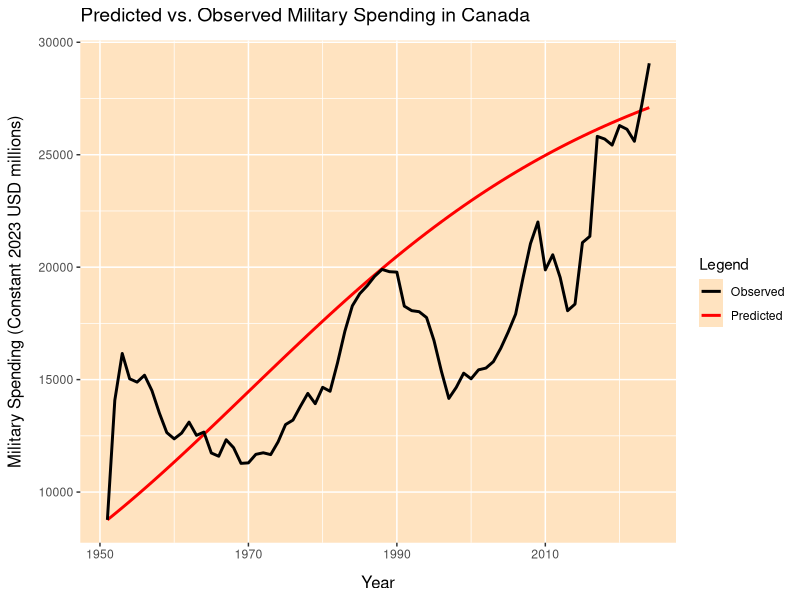
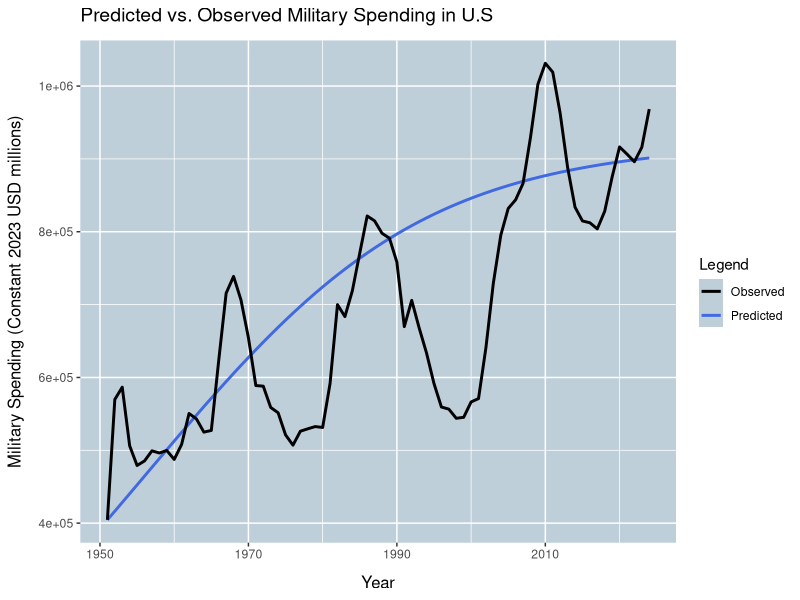

Here is the R script that generated these plots, in order:
#######
#Canada
#######

#import data
SIPRI<-read.table(file="SIPRI.txt",sep="\t",header=TRUE,stringsAsFactors=TRUE)

#enter observed values for military spending 
canada<-SIPRI$Canada
usa<-SIPRI$USA

#create a function to calculate the sum of squared errors for given a,c,e values
ss <- function(par = c(a,c,e)) {
  with(as.list(par), {
    t_vals <- seq(0, 74, by = 1) # all time periods (75 years total)
    C_vals <- rep(NA, length(t_vals)) # empty vector for prediction
    C_vals[1] <- 4324.4 # initial spending (in 1950)
    #using Euler's method to predict spending in t+1
    #C(t+1)≈C(t)+h*(dC/dt)
    #h=1 for one year increases, dC/dt = a*(1-(canada[i]/40000))*usa[i] - c*canada[i] + e
    for (i in 1:(length(C_vals) - 1)) {
      C_vals[i + 1] <- canada[i]+ a*(1-(canada[i]/40000))*usa[i] - c*canada[i] + e
    }
    res <- rep(NA, length(canada)) # create empty vector to store residuals 
    # calculate the square of each residual
    for (i in 1:length(res)) {
      res[i] <- (canada[i] - C_vals[i])^2
    }
    ss <- sum(res) # sum of all squared errors 
    return(ss) # return result as output
  })
}
# find a,c,e that minimizes the sum of squared errors 
fit <- optim(par = c(a = 0.5, c=0.5, e=1), fn = ss)

# Best fitted value of a,c,e
print(fit$par)
a_fit <- fit$par[1]
c_fit <- fit$par[2]
e_fit<- fit$par[3]


#######
#USA
#######
#create a function to calculate the sum of squared errors for given b,d,f values
ss <- function(par = c(b,d,f)) {
  with(as.list(par), {
    t_vals <- seq(0, 74, by = 1) # all time periods (75 years total)
    U_vals <- rep(NA, length(t_vals)) # empty vector for prediction
    U_vals[1] <- 189049 # initial spending (in 1950)
    #using Euler's method to predict spending in t+1
    #U(t+1)=U(t)+h*(dU/dt)
    #h=1 for one year increases, dU = b*(1-(usa[i]/1041000))*canada[i]-d*usa[i]+f
    for (i in 1:(length(U_vals) - 1)) {
      U_vals[i + 1] <- usa[i]+ b*(1-(usa[i]/1041000))*canada[i]-d*usa[i]+f
    }
    res <- rep(NA, length(usa)) # create empty vector to store residuals 
    # calculate the square of each residual
    for (i in 1:length(res)) {
      res[i] <- (usa[i] - U_vals[i])^2
    }
    ss <- sum(res) # sum of all squared errors 
    return(ss) # return result as output
  })
}
# find b,d,f that minimizes the sum of squared errors 
fit <- optim(par = c(b = 0.5, d=0.5, f=1), fn = ss)

# Best fitted value of b,d,f
print(fit$par)
b_fit <- fit$par[1]
d_fit <- fit$par[2]
f_fit<- fit$par[3]

##################################################
#Simulate the Model (and compare to observed data)
#################################################

#define time periods
#model 74 years, starting in 1951
t_vals <- seq(0, 73, by = 1)

#create empty matrix for storing values 
arms <- matrix(NA, nrow = length(t_vals), ncol = 5)

#fill in initial spending for Canada and U.S in 1951
#columns are: year, model for Canada, model for US, observed for Canada, observed for U.S
arms[1,] <- c(1951,8763.2,404493.1,canada[2],usa[2])

#run the model with calibrated parameters 

arms_model <- function(t_vals, arms, a, b, c, d, e, f,canada,usa){
  h <- t_vals[2] - t_vals[1]
  for(t in 2:length(t_vals)){
    
    t_prev<-arms[t-1,1]
    C_prev <- arms[t-1, 2]
    U_prev <- arms[t-1, 3]
    
    #Logistic model equations 
    dC <- a*(1 - C_prev/40000)*U_prev - c*C_prev+ e
    dU <- b*(1 - U_prev/1041000)*C_prev - d*U_prev + f
    
    C_new <- C_prev + h*dC
    U_new <- U_prev + h*dU
    t_new<-t_prev+1
    arms[t,] <- c(t_new, C_new,U_new,canada[t+1],usa[t+1])
  }
  return(arms)
}

model1 <- arms_model(t_vals, arms, a=a_fit,b=b_fit,c=c_fit,d=d_fit,e=e_fit,f=f_fit,canada=canada,usa=usa)

#plot the model 
model1<-data.frame(model1)

colours <- c("Observed" = "black", "Predicted" = "red")

library(ggplot2)
ggplot(model1) +
  geom_line(mapping = aes(x = X1, y = X2, colour = "Predicted"), lwd = 1) +
  geom_line(mapping = aes(x = X1, y = X4, colour = "Observed"), lwd = 1) +
  labs(x = "Year", y = "Military Spending (Constant 2023 USD millions)", title = "Predicted vs. Observed Military Spending in Canada",
       colour = "Legend") + scale_colour_manual(values = colours) + 
  theme(panel.background = element_rect(fill = "#FFE3C0"), axis.title.x = element_text(family = "sans", size = 12, margin=margin(10,0,0,0)), 
        axis.title.y = element_text(family = "sans", size = 12, margin=margin(0,10,0,0)), 
        plot.title = element_text(family = "sans", size = 14, margin=margin(0,0,10,0))) 

colours<-c("Observed"="black",Predicted="royalblue")

ggplot(model1) +
  geom_line(mapping = aes(x = X1, y = X3, colour = "Predicted"), lwd = 1) +
  geom_line(mapping = aes(x = X1, y = X5, colour = "Observed"), lwd = 1) +
  labs(x = "Year", y = "Military Spending (Constant 2023 USD millions)", title = "Predicted vs. Observed Military Spending in U.S",
       colour = "Legend") + scale_colour_manual(values = colours) + 
  theme(panel.background = element_rect(fill = "#bfcfda"), axis.title.x = element_text(family = "sans", size = 12, margin=margin(10,0,0,0)), 
        axis.title.y = element_text(family = "sans", size = 12, margin=margin(0,10,0,0)), 
        plot.title = element_text(family = "sans", size = 14, margin=margin(0,0,10,0))) 
